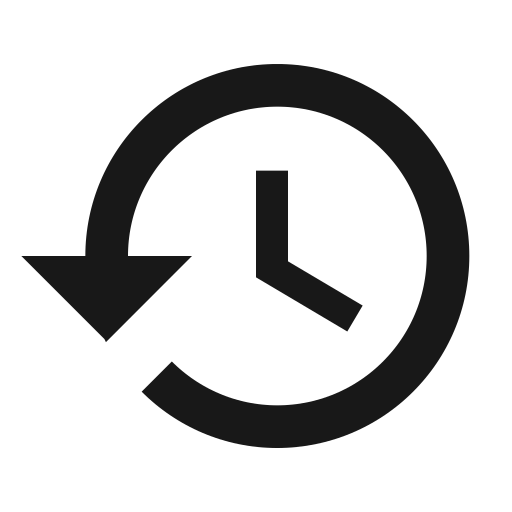
#> input picture Uygulama Görselleri/history.png, 1024 x 1024 px (shown at 1/2 size)
$ python -i main.py   (imports and definitions only)
#> lines starting #> are read from the running program, lines starting #| are printed output that depends on the picture
import tkinter as tk
import cv2
from PIL import Image, ImageTk
import imutils
import numpy as np
import easyocr
import sqlite3
from datetime import datetime, timedelta
import re
from tkinter import messagebox
import os
from info_window import show_info_window

conn = sqlite3.connect("recognized_plates.db")
c = conn.cursor()
# [1 line that did not run here, left out]
plaka_cache = {}

class Save:
    # [6 lines left out: function write, not called in this run]

save = Save()

# [64 lines left out: functions plaka_kontrol, process_plate, get_last_plate, not called in this run]

def remove_transparency(image):
    if image.mode == 'RGBA':
        background = Image.new("RGBA", image.size, (169, 169, 169, 255))
        background.paste(image, mask=image.split()[3])
#> image is the input picture: PIL image 1024x1024 RGBA; mean R, G, B, A 0, 0, 0, 46.9
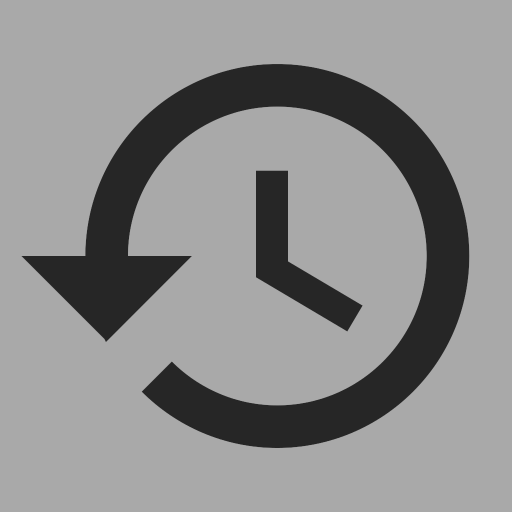
#> background: PIL image 1024x1024 RGBA (shown at 1/2 size); mean R, G, B, A 138, 138, 138, 250.2; transparent parts drawn white
        return background.convert("RGB")
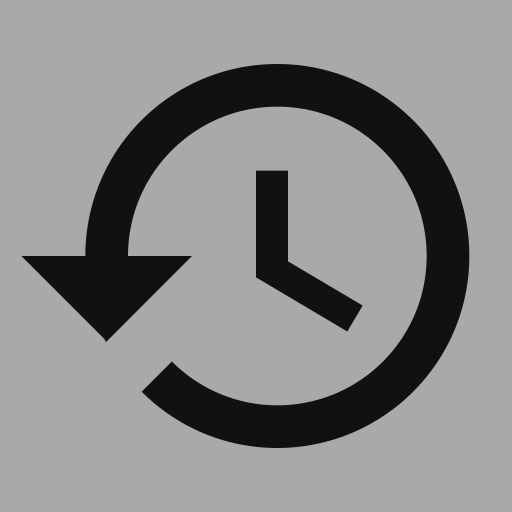
#> returned value: PIL image 1024x1024 RGB (shown at 1/2 size); min 17, max 169, mean 138
    return image

# [47 lines left out: functions show_login_logs, show_plate_logs, not called in this run]

def create_gui():
    root = tk.Tk()
    root.geometry("1400x900")
    root.configure(bg="#A9A9A9")
    root.title("Main")
    button_style = {
        'bg': "#003366", 'fg': "white", 'font': ("Helvetica", 14, "bold"),
        'relief': "raised", 'bd': 5, 'highlightthickness': 0,
        'activebackground': "#00509E", 'activeforeground': "white",
        'width': 20, 'height': 2, 'overrelief': "sunken",
                   }

    button1 = tk.Button(root, text="Geçmiş Görevli İzlencesi", **button_style, command=show_login_logs)
    button2 = tk.Button(root, text="Geçmiş Araç İzlencesi", **button_style, command=show_plate_logs)
    button3 = tk.Button(root, text="Bilgileri Gör", **button_style, command=show_info_window)
    camera_label = tk.Label(root)
    camera_label.place(x=457, y=196, width=486, height=451)
    image_label1 = tk.Label(root)
    image_label2 = tk.Label(root)
    plaka_label = tk.Label(root, text="", bg="white", fg="black",
                            font=("Helvetica", 14, "bold"), relief="flat", bd=0)

    original_image = remove_transparency(Image.open("Uygulama Görselleri//history.png"))

    label = tk.Label(root, text="Canlı Kamera", bg="white", fg="black",
                     font=("Helvetica", 14, "bold"), relief="flat", bd=0)

    # [33 lines left out: function on_window_resize, not called in this run]

#> (the run stopped early here; a loop or call above may not have finished)
